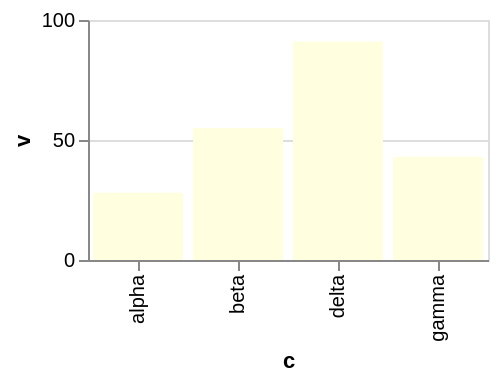

Here is the Vega-Lite specification saved for this chart:
### Vega-Lite specification from a JSON file in a GitHub repository (floating-point values rounded to 4 significant figures)
{"$schema": "https://vega.github.io/schema/vega-lite/v6.json", "width": 200, "height": 120, "data": {"values": [{"c": "alpha", "v": 28, "w": 3, "t": "2024-01-07"}, {"c": "beta", "v": 55, "w": 7, "t": "2024-03-19"}, {"c": "gamma", "v": 43, "w": 5, "t": "2024-06-02"}, {"c": "delta", "v": 91, "w": 9, "t": "2024-09-11"}]}, "mark": {"type": "bar", "color": "lightyellow"}, "encoding": {"x": {"field": "c", "type": "nominal"}, "y": {"field": "v", "type": "quantitative"}}}
